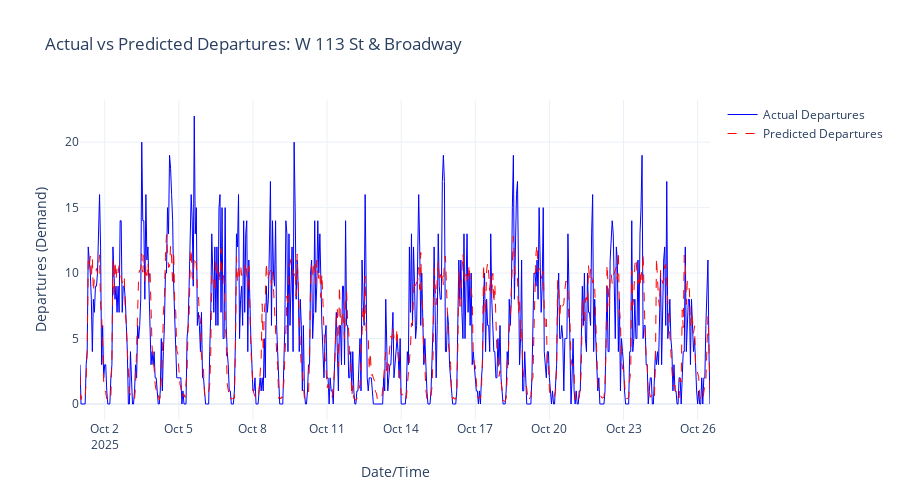

The notebook cell this image was saved under:
### Markdown cell above
---

## 8. Summary and Conclusions

### Code cell
# Use best model predictions
if 'XGBoost' in best_model_name:
	test_data['predicted_departures'] = y_pred_xgb
elif 'Random' in best_model_name:
	test_data['predicted_departures'] = y_pred_rf
else:
	test_data['predicted_departures'] = y_pred_lr

test_data['actual_departures'] = y_test.values

# Sample station visualization
station_names = {
	'7783.18': 'Broadway & W 122 St',
	'7741.04': 'Morningside Dr & Amsterdam Ave',
	'7745.07': 'W 120 St & Claremont Ave',
	'7727.07': 'Amsterdam Ave & W 119 St',
	'7713.11': 'W 116 St & Broadway',
	'7692.11': 'W 116 St & Amsterdam Ave',
	'7713.01': 'W 113 St & Broadway'
}

sample_station = '7713.01'
sample_data = test_data[test_data['station_id'] == sample_station].copy()

fig = go.Figure()
fig.add_trace(go.Scatter(
	x=sample_data['hour'], y=sample_data['actual_departures'],
	mode='lines', name='Actual Departures', line=dict(color='blue', width=1)
))
fig.add_trace(go.Scatter(
	x=sample_data['hour'], y=sample_data['predicted_departures'],
	mode='lines', name='Predicted Departures', line=dict(color='red', width=1, dash='dash')
))

fig.update_layout(
	title=f'Actual vs Predicted Departures: {station_names[sample_station]}',
	xaxis_title='Date/Time', yaxis_title='Departures (Demand)',
	template='plotly_white', height=500
)

fig.show()

### Figure 1 — Plotly figure (JSON) as saved in the notebook; plotly's stock layout.template omitted (floating-point values rounded to 4 significant figures; data arrays with more than 128 entries replaced by an {"elided": "..."} marker saying what was removed)
{"data": [{"line": {"color": "blue", "width": 1}, "mode": "lines", "name": "Actual Departures", "type": "scatter", "x": {"elided": "613 str values"}, "y": {"elided": "613 int values"}}, {"line": {"color": "red", "dash": "dash", "width": 1}, "mode": "lines", "name": "Predicted Departures", "type": "scatter", "x": {"elided": "613 str values"}, "y": {"elided": "613 float values"}}], "layout": {"height": 500, "title": {"text": "Actual vs Predicted Departures: W 113 St & Broadway"}, "xaxis": {"title": {"text": "Date/Time"}}, "yaxis": {"title": {"text": "Departures (Demand)"}}}}
